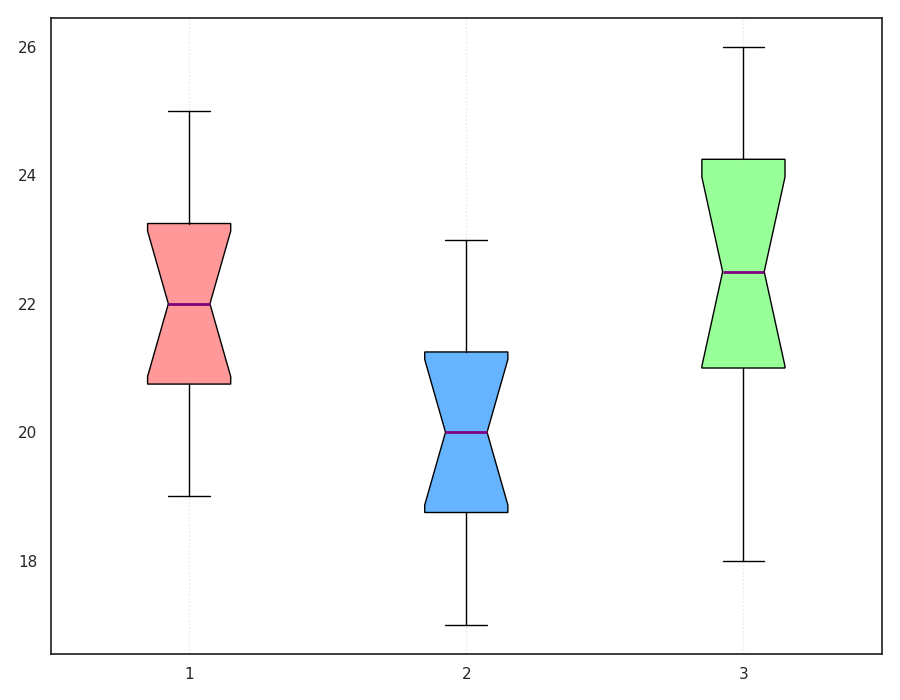

Write Python code to recreate this figure.
import matplotlib.pyplot as plt

mars_yields = [20, 23, 21, 19, 25, 22, 24, 23, 20, 22, 21, 24]
venus_yields = [18, 22, 19, 17, 23, 20, 21, 20, 18, 21, 19, 22]
jupiter_yields = [21, 24, 20, 18, 26, 23, 25, 22, 21, 23, 22, 25]

data = [mars_yields, venus_yields, jupiter_yields]

plt.figure(figsize=(9, 7))
box = plt.boxplot(data, vert=True, patch_artist=True, notch=True, whis=1.5)

colors = ['#FF9999', '#66B3FF', '#99FF99']  # Changed order of colors
for patch, color in zip(box['boxes'], colors):
    patch.set_facecolor(color)

for flier in box['fliers']:
    flier.set(marker='x', color='red', alpha=0.7)

for median in box['medians']:
    median.set(color='purple', linestyle='-', linewidth=2)

plt.grid(axis='x', linestyle=':', alpha=0.5)
plt.tight_layout()
plt.show()
